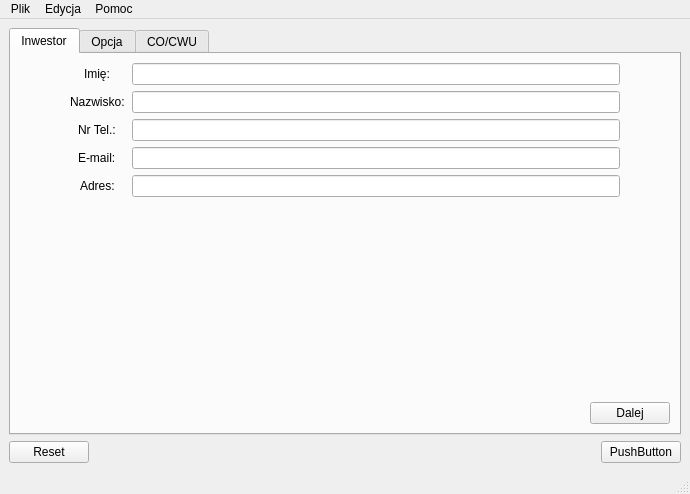
<?xml version="1.0" encoding="UTF-8"?>
<ui version="4.0">
 <class>MainWindow</class>
 <widget class="QMainWindow" name="MainWindow">
  <property name="geometry">
   <rect>
    <x>0</x>
    <y>0</y>
    <width>690</width>
    <height>494</height>
   </rect>
  </property>
  <property name="sizePolicy">
   <sizepolicy hsizetype="Preferred" vsizetype="Preferred">
    <horstretch>0</horstretch>
    <verstretch>0</verstretch>
   </sizepolicy>
  </property>
  <property name="windowTitle">
   <string>MainWindow</string>
  </property>
  <widget class="QWidget" name="centralwidget">
   <layout class="QVBoxLayout" name="verticalLayout">
    <item>
     <widget class="QTabWidget" name="tabWidget">
      <property name="enabled">
       <bool>true</bool>
      </property>
      <property name="cursor">
       <cursorShape>PointingHandCursor</cursorShape>
      </property>
      <property name="tabShape">
       <enum>QTabWidget::Rounded</enum>
      </property>
      <property name="currentIndex">
       <number>0</number>
      </property>
      <property name="tabBarAutoHide">
       <bool>false</bool>
      </property>
      <widget class="QWidget" name="tab_1">
       <attribute name="title">
        <string>Inwestor</string>
       </attribute>
       <layout class="QVBoxLayout" name="verticalLayout_3">
        <item>
         <layout class="QVBoxLayout" name="verticalLayout_2">
          <property name="spacing">
           <number>6</number>
          </property>
          <item>
           <layout class="QFormLayout" name="formLayout">
            <property name="fieldGrowthPolicy">
             <enum>QFormLayout::ExpandingFieldsGrow</enum>
            </property>
            <property name="labelAlignment">
             <set>Qt::AlignCenter</set>
            </property>
            <property name="formAlignment">
             <set>Qt::AlignCenter</set>
            </property>
            <property name="horizontalSpacing">
             <number>7</number>
            </property>
            <property name="leftMargin">
             <number>50</number>
            </property>
            <property name="rightMargin">
             <number>50</number>
            </property>
            <item row="0" column="0">
             <widget class="QLabel" name="label">
              <property name="text">
               <string>Imię:</string>
              </property>
              <property name="buddy">
               <cstring>lineEdit</cstring>
              </property>
             </widget>
            </item>
            <item row="0" column="1">
             <widget class="QLineEdit" name="lineEdit"/>
            </item>
            <item row="1" column="0">
             <widget class="QLabel" name="label_2">
              <property name="text">
               <string>Nazwisko:</string>
              </property>
              <property name="buddy">
               <cstring>lineEdit_2</cstring>
              </property>
             </widget>
            </item>
            <item row="1" column="1">
             <widget class="QLineEdit" name="lineEdit_2"/>
            </item>
            <item row="2" column="0">
             <widget class="QLabel" name="label_5">
              <property name="text">
               <string>Nr Tel.:</string>
              </property>
              <property name="buddy">
               <cstring>lineEdit_3</cstring>
              </property>
             </widget>
            </item>
            <item row="2" column="1">
             <widget class="QLineEdit" name="lineEdit_3"/>
            </item>
            <item row="3" column="0">
             <widget class="QLabel" name="label_4">
              <property name="text">
               <string>E-mail:</string>
              </property>
              <property name="buddy">
               <cstring>lineEdit_4</cstring>
              </property>
             </widget>
            </item>
            <item row="3" column="1">
             <widget class="QLineEdit" name="lineEdit_4"/>
            </item>
            <item row="4" column="0">
             <widget class="QLabel" name="label_3">
              <property name="text">
               <string>Adres:</string>
              </property>
              <property name="buddy">
               <cstring>lineEdit_5</cstring>
              </property>
             </widget>
            </item>
            <item row="4" column="1">
             <widget class="QLineEdit" name="lineEdit_5"/>
            </item>
           </layout>
          </item>
         </layout>
        </item>
        <item>
         <spacer name="verticalSpacer_3">
          <property name="orientation">
           <enum>Qt::Vertical</enum>
          </property>
          <property name="sizeHint" stdset="0">
           <size>
            <width>20</width>
            <height>40</height>
           </size>
          </property>
         </spacer>
        </item>
        <item>
         <layout class="QHBoxLayout" name="horizontalLayout_12">
          <item>
           <spacer name="horizontalSpacer_3">
            <property name="orientation">
             <enum>Qt::Horizontal</enum>
            </property>
            <property name="sizeHint" stdset="0">
             <size>
              <width>40</width>
              <height>20</height>
             </size>
            </property>
           </spacer>
          </item>
          <item>
           <widget class="QPushButton" name="pushButton_4">
            <property name="cursor">
             <cursorShape>PointingHandCursor</cursorShape>
            </property>
            <property name="text">
             <string>Dalej</string>
            </property>
           </widget>
          </item>
         </layout>
        </item>
       </layout>
      </widget>
      <widget class="QWidget" name="tab_2">
       <attribute name="title">
        <string>Opcja</string>
       </attribute>
       <layout class="QVBoxLayout" name="verticalLayout_4">
        <item>
         <layout class="QFormLayout" name="formLayout_2">
          <property name="sizeConstraint">
           <enum>QLayout::SetDefaultConstraint</enum>
          </property>
          <property name="fieldGrowthPolicy">
           <enum>QFormLayout::ExpandingFieldsGrow</enum>
          </property>
          <property name="labelAlignment">
           <set>Qt::AlignLeading|Qt::AlignLeft|Qt::AlignVCenter</set>
          </property>
          <property name="formAlignment">
           <set>Qt::AlignBottom|Qt::AlignHCenter</set>
          </property>
          <property name="horizontalSpacing">
           <number>0</number>
          </property>
          <property name="verticalSpacing">
           <number>30</number>
          </property>
          <item row="0" column="0">
           <widget class="QLabel" name="label_8">
            <property name="text">
             <string>Zdjęcie l</string>
            </property>
           </widget>
          </item>
          <item row="0" column="1">
           <widget class="QLabel" name="label_9">
            <property name="text">
             <string>Zdjęcie</string>
            </property>
           </widget>
          </item>
          <item row="1" column="0">
           <widget class="QLabel" name="label_7">
            <property name="text">
             <string>Opis Nowy obiekt</string>
            </property>
           </widget>
          </item>
          <item row="1" column="1">
           <widget class="QLabel" name="label_6">
            <property name="text">
             <string>Opis Modernizacja</string>
            </property>
           </widget>
          </item>
          <item row="2" column="0">
           <widget class="QRadioButton" name="radioButton">
            <property name="layoutDirection">
             <enum>Qt::LeftToRight</enum>
            </property>
            <property name="text">
             <string>Nowy obiekt</string>
            </property>
           </widget>
          </item>
          <item row="2" column="1">
           <widget class="QRadioButton" name="radioButton_2">
            <property name="text">
             <string>Modernizacja</string>
            </property>
           </widget>
          </item>
         </layout>
        </item>
        <item>
         <spacer name="verticalSpacer">
          <property name="orientation">
           <enum>Qt::Vertical</enum>
          </property>
          <property name="sizeHint" stdset="0">
           <size>
            <width>20</width>
            <height>40</height>
           </size>
          </property>
         </spacer>
        </item>
        <item>
         <layout class="QHBoxLayout" name="horizontalLayout_2">
          <item>
           <widget class="QPushButton" name="pushButton_6">
            <property name="cursor">
             <cursorShape>PointingHandCursor</cursorShape>
            </property>
            <property name="text">
             <string>Wstecz</string>
            </property>
           </widget>
          </item>
          <item>
           <spacer name="horizontalSpacer_2">
            <property name="orientation">
             <enum>Qt::Horizontal</enum>
            </property>
            <property name="sizeHint" stdset="0">
             <size>
              <width>40</width>
              <height>20</height>
             </size>
            </property>
           </spacer>
          </item>
          <item>
           <widget class="QPushButton" name="pushButton_3">
            <property name="cursor">
             <cursorShape>PointingHandCursor</cursorShape>
            </property>
            <property name="text">
             <string>Dalej</string>
            </property>
           </widget>
          </item>
         </layout>
        </item>
       </layout>
      </widget>
      <widget class="QWidget" name="tab_3">
       <attribute name="title">
        <string>CO/CWU</string>
       </attribute>
       <layout class="QVBoxLayout" name="verticalLayout_5">
        <item>
         <layout class="QHBoxLayout" name="horizontalLayout_7">
          <item>
           <widget class="QLabel" name="label_11">
            <property name="text">
             <string>Typ budynku:</string>
            </property>
           </widget>
          </item>
          <item>
           <widget class="QRadioButton" name="radioButton_3">
            <property name="text">
             <string>Parterowy</string>
            </property>
           </widget>
          </item>
          <item>
           <widget class="QRadioButton" name="radioButton_4">
            <property name="text">
             <string>Piętrowy</string>
            </property>
           </widget>
          </item>
          <item>
           <widget class="QLabel" name="label_19">
            <property name="layoutDirection">
             <enum>Qt::LeftToRight</enum>
            </property>
            <property name="text">
             <string>Ilość pięter:</string>
            </property>
            <property name="alignment">
             <set>Qt::AlignRight|Qt::AlignTrailing|Qt::AlignVCenter</set>
            </property>
           </widget>
          </item>
          <item>
           <widget class="QSpinBox" name="spinBox"/>
          </item>
          <item>
           <widget class="QToolButton" name="toolButton">
            <property name="cursor">
             <cursorShape>WhatsThisCursor</cursorShape>
            </property>
            <property name="contextMenuPolicy">
             <enum>Qt::DefaultContextMenu</enum>
            </property>
            <property name="text">
             <string>?</string>
            </property>
           </widget>
          </item>
         </layout>
        </item>
        <item>
         <layout class="QHBoxLayout" name="horizontalLayout_6">
          <item>
           <widget class="QLabel" name="label_10">
            <property name="text">
             <string>Powierzchnia Użykowa:</string>
            </property>
           </widget>
          </item>
          <item>
           <widget class="QLineEdit" name="lineEdit_6">
            <property name="text">
             <string/>
            </property>
            <property name="placeholderText">
             <string>m2</string>
            </property>
           </widget>
          </item>
          <item>
           <widget class="QCheckBox" name="checkBox">
            <property name="text">
             <string>Garaż</string>
            </property>
           </widget>
          </item>
          <item>
           <widget class="QLineEdit" name="lineEdit_7">
            <property name="text">
             <string/>
            </property>
            <property name="placeholderText">
             <string>m2</string>
            </property>
           </widget>
          </item>
          <item>
           <widget class="QToolButton" name="toolButton_2">
            <property name="cursor">
             <cursorShape>WhatsThisCursor</cursorShape>
            </property>
            <property name="text">
             <string>?</string>
            </property>
           </widget>
          </item>
         </layout>
        </item>
        <item>
         <layout class="QHBoxLayout" name="horizontalLayout_5">
          <item>
           <widget class="QLabel" name="label_12">
            <property name="text">
             <string>Typ ogrzewania:</string>
            </property>
           </widget>
          </item>
          <item>
           <widget class="QComboBox" name="comboBox">
            <item>
             <property name="text">
              <string>Wybierz</string>
             </property>
            </item>
            <item>
             <property name="text">
              <string>Ogrzewanie podłogowe</string>
             </property>
            </item>
            <item>
             <property name="text">
              <string>Grzejniki</string>
             </property>
            </item>
            <item>
             <property name="text">
              <string>Ogrzewanie podłogowe + grzejniki</string>
             </property>
            </item>
           </widget>
          </item>
          <item>
           <widget class="QToolButton" name="toolButton_3">
            <property name="cursor">
             <cursorShape>WhatsThisCursor</cursorShape>
            </property>
            <property name="text">
             <string>?</string>
            </property>
           </widget>
          </item>
         </layout>
        </item>
        <item>
         <layout class="QHBoxLayout" name="horizontalLayout_4">
          <item>
           <widget class="QLabel" name="label_13">
            <property name="text">
             <string>Powierchni ogrzewania podłogowego:</string>
            </property>
           </widget>
          </item>
          <item>
           <widget class="QLineEdit" name="lineEdit_9">
            <property name="placeholderText">
             <string>m2</string>
            </property>
           </widget>
          </item>
          <item>
           <widget class="QToolButton" name="toolButton_4">
            <property name="cursor">
             <cursorShape>WhatsThisCursor</cursorShape>
            </property>
            <property name="text">
             <string>?</string>
            </property>
           </widget>
          </item>
         </layout>
        </item>
        <item>
         <layout class="QHBoxLayout" name="horizontalLayout_3">
          <item>
           <widget class="QLabel" name="label_14">
            <property name="text">
             <string>Powierzchnia ogrzewana grzejnikami: </string>
            </property>
           </widget>
          </item>
          <item>
           <widget class="QLineEdit" name="lineEdit_8">
            <property name="placeholderText">
             <string>m2</string>
            </property>
           </widget>
          </item>
          <item>
           <widget class="QLabel" name="label_18">
            <property name="text">
             <string>Grzejniki elektryczne:</string>
            </property>
           </widget>
          </item>
          <item>
           <widget class="QRadioButton" name="radioButton_5">
            <property name="text">
             <string>Tak</string>
            </property>
           </widget>
          </item>
          <item>
           <widget class="QRadioButton" name="radioButton_6">
            <property name="text">
             <string>Nie</string>
            </property>
           </widget>
          </item>
          <item>
           <widget class="QToolButton" name="toolButton_5">
            <property name="cursor">
             <cursorShape>WhatsThisCursor</cursorShape>
            </property>
            <property name="text">
             <string>?</string>
            </property>
           </widget>
          </item>
         </layout>
        </item>
        <item>
         <widget class="Line" name="line">
          <property name="orientation">
           <enum>Qt::Horizontal</enum>
          </property>
         </widget>
        </item>
        <item>
         <layout class="QHBoxLayout" name="horizontalLayout_8">
          <item>
           <widget class="QLabel" name="label_15">
            <property name="text">
             <string>Ilość mieszkańców:</string>
            </property>
           </widget>
          </item>
          <item>
           <widget class="QSpinBox" name="spinBox_4"/>
          </item>
          <item>
           <widget class="QToolButton" name="toolButton_6">
            <property name="cursor">
             <cursorShape>WhatsThisCursor</cursorShape>
            </property>
            <property name="text">
             <string>?</string>
            </property>
           </widget>
          </item>
         </layout>
        </item>
        <item>
         <layout class="QHBoxLayout" name="horizontalLayout_9">
          <item>
           <widget class="QLabel" name="label_16">
            <property name="text">
             <string>Ilość ujęć ciepłej+ zimnej wody:</string>
            </property>
           </widget>
          </item>
          <item>
           <widget class="QSpinBox" name="spinBox_2"/>
          </item>
          <item>
           <widget class="QToolButton" name="toolButton_7">
            <property name="cursor">
             <cursorShape>WhatsThisCursor</cursorShape>
            </property>
            <property name="text">
             <string>?</string>
            </property>
           </widget>
          </item>
         </layout>
        </item>
        <item>
         <layout class="QHBoxLayout" name="horizontalLayout_10">
          <item>
           <widget class="QLabel" name="label_17">
            <property name="text">
             <string>Ilość ujęć zimnej wody:</string>
            </property>
           </widget>
          </item>
          <item>
           <widget class="QSpinBox" name="spinBox_3"/>
          </item>
          <item>
           <widget class="QToolButton" name="toolButton_8">
            <property name="cursor">
             <cursorShape>WhatsThisCursor</cursorShape>
            </property>
            <property name="text">
             <string>?</string>
            </property>
           </widget>
          </item>
         </layout>
        </item>
        <item>
         <layout class="QHBoxLayout" name="horizontalLayout_13">
          <item>
           <widget class="QCheckBox" name="checkBox_2">
            <property name="text">
             <string>Wycena kanalizacji</string>
            </property>
           </widget>
          </item>
          <item>
           <widget class="QToolButton" name="toolButton_9">
            <property name="cursor">
             <cursorShape>WhatsThisCursor</cursorShape>
            </property>
            <property name="text">
             <string>?</string>
            </property>
           </widget>
          </item>
         </layout>
        </item>
        <item>
         <spacer name="verticalSpacer_2">
          <property name="orientation">
           <enum>Qt::Vertical</enum>
          </property>
          <property name="sizeHint" stdset="0">
           <size>
            <width>20</width>
            <height>40</height>
           </size>
          </property>
         </spacer>
        </item>
        <item>
         <layout class="QHBoxLayout" name="horizontalLayout_11">
          <item>
           <widget class="QPushButton" name="pushButton_7">
            <property name="cursor">
             <cursorShape>PointingHandCursor</cursorShape>
            </property>
            <property name="text">
             <string>Wstecz</string>
            </property>
           </widget>
          </item>
          <item>
           <spacer name="horizontalSpacer_4">
            <property name="orientation">
             <enum>Qt::Horizontal</enum>
            </property>
            <property name="sizeHint" stdset="0">
             <size>
              <width>40</width>
              <height>20</height>
             </size>
            </property>
           </spacer>
          </item>
          <item>
           <widget class="QPushButton" name="pushButton_5">
            <property name="cursor">
             <cursorShape>PointingHandCursor</cursorShape>
            </property>
            <property name="text">
             <string>Dalej</string>
            </property>
           </widget>
          </item>
         </layout>
        </item>
       </layout>
      </widget>
     </widget>
    </item>
    <item>
     <layout class="QHBoxLayout" name="horizontalLayout">
      <item>
       <widget class="QPushButton" name="resertbutton">
        <property name="cursor">
         <cursorShape>PointingHandCursor</cursorShape>
        </property>
        <property name="text">
         <string>Reset</string>
        </property>
       </widget>
      </item>
      <item>
       <spacer name="horizontalSpacer">
        <property name="orientation">
         <enum>Qt::Horizontal</enum>
        </property>
        <property name="sizeHint" stdset="0">
         <size>
          <width>40</width>
          <height>20</height>
         </size>
        </property>
       </spacer>
      </item>
      <item>
       <widget class="QPushButton" name="pushButton_2">
        <property name="cursor">
         <cursorShape>PointingHandCursor</cursorShape>
        </property>
        <property name="text">
         <string>PushButton</string>
        </property>
       </widget>
      </item>
     </layout>
    </item>
   </layout>
  </widget>
  <widget class="QMenuBar" name="menubar">
   <property name="geometry">
    <rect>
     <x>0</x>
     <y>0</y>
     <width>690</width>
     <height>20</height>
    </rect>
   </property>
   <widget class="QMenu" name="menuPlik">
    <property name="title">
     <string>Plik</string>
    </property>
    <addaction name="actionNowy"/>
    <addaction name="actionOtw_rz"/>
    <addaction name="actionZapisz"/>
    <addaction name="actionZapisz_jako"/>
    <addaction name="separator"/>
    <addaction name="actionZako_cz"/>
   </widget>
   <widget class="QMenu" name="menuEdycja">
    <property name="title">
     <string>Edycja</string>
    </property>
    <addaction name="actionWstecz"/>
    <addaction name="actionNaprz_d"/>
    <addaction name="actionKopiuj"/>
    <addaction name="actionWytnij"/>
    <addaction name="actionWklej"/>
   </widget>
   <widget class="QMenu" name="menuPomoc">
    <property name="title">
     <string>Pomoc</string>
    </property>
    <widget class="QMenu" name="menuInfo">
     <property name="title">
      <string>Info</string>
     </property>
     <addaction name="actionO_programie"/>
     <addaction name="actionO_tw_rcy"/>
    </widget>
    <addaction name="menuInfo"/>
    <addaction name="actionInstrukcja"/>
   </widget>
   <addaction name="menuPlik"/>
   <addaction name="menuEdycja"/>
   <addaction name="menuPomoc"/>
  </widget>
  <widget class="QStatusBar" name="statusbar"/>
  <action name="actionNowy">
   <property name="icon">
    <iconset resource="Resource.qrc">
     <normaloff>:/rec/img/iconfinder_new-document-empty-file-sheet_2931173.png</normaloff>:/rec/img/iconfinder_new-document-empty-file-sheet_2931173.png</iconset>
   </property>
   <property name="text">
    <string>Nowy</string>
   </property>
  </action>
  <action name="actionOtw_rz">
   <property name="icon">
    <iconset resource="Resource.qrc">
     <normaloff>:/rec/img/iconfinder_document-text-file-sheet-doc_2931167.png</normaloff>:/rec/img/iconfinder_document-text-file-sheet-doc_2931167.png</iconset>
   </property>
   <property name="text">
    <string>Otwórz</string>
   </property>
  </action>
  <action name="actionZapisz">
   <property name="icon">
    <iconset resource="Resource.qrc">
     <normaloff>:/rec/img/iconfinder_save-guardar-diskette_2931176.png</normaloff>:/rec/img/iconfinder_save-guardar-diskette_2931176.png</iconset>
   </property>
   <property name="text">
    <string>Zapisz</string>
   </property>
  </action>
  <action name="actionZapisz_jako">
   <property name="icon">
    <iconset resource="Resource.qrc">
     <normaloff>:/rec/img/iconfinder_save-guardar-diskette_2931176.png</normaloff>:/rec/img/iconfinder_save-guardar-diskette_2931176.png</iconset>
   </property>
   <property name="text">
    <string>Zapisz jako</string>
   </property>
  </action>
  <action name="actionWstecz">
   <property name="icon">
    <iconset resource="Resource.qrc">
     <normaloff>:/rec/img/iconfinder_undo-back-arrow_2931166 (1).png</normaloff>:/rec/img/iconfinder_undo-back-arrow_2931166 (1).png</iconset>
   </property>
   <property name="text">
    <string>Wstecz</string>
   </property>
  </action>
  <action name="actionNaprz_d">
   <property name="icon">
    <iconset resource="Resource.qrc">
     <normaloff>:/rec/img/iconfinder_redo-forward-arrow_2931165.png</normaloff>:/rec/img/iconfinder_redo-forward-arrow_2931165.png</iconset>
   </property>
   <property name="text">
    <string>Naprzód</string>
   </property>
  </action>
  <action name="actionInstrukcja">
   <property name="icon">
    <iconset resource="Resource.qrc">
     <normaloff>:/rec/img/iconfinder_help-support-question-faq_2931179.png</normaloff>:/rec/img/iconfinder_help-support-question-faq_2931179.png</iconset>
   </property>
   <property name="text">
    <string>Instrukcja</string>
   </property>
  </action>
  <action name="actionO_programie">
   <property name="icon">
    <iconset resource="Resource.qrc">
     <normaloff>:/rec/img/iconfinder_user-account-profile-human-avatar-face-head-_2931147.png</normaloff>:/rec/img/iconfinder_user-account-profile-human-avatar-face-head-_2931147.png</iconset>
   </property>
   <property name="text">
    <string>O programie</string>
   </property>
  </action>
  <action name="actionO_tw_rcy">
   <property name="icon">
    <iconset resource="Resource.qrc">
     <normaloff>:/rec/img/iconfinder_user-account-profile-human-avatar-face-head-_2931147.png</normaloff>:/rec/img/iconfinder_user-account-profile-human-avatar-face-head-_2931147.png</iconset>
   </property>
   <property name="text">
    <string>O twórcy</string>
   </property>
  </action>
  <action name="actionZako_cz">
   <property name="icon">
    <iconset resource="Resource.qrc">
     <normaloff>:/rec/img/iconfinder_exit-enter-leave-door-in_2931189.png</normaloff>:/rec/img/iconfinder_exit-enter-leave-door-in_2931189.png</iconset>
   </property>
   <property name="text">
    <string>Zakończ</string>
   </property>
  </action>
  <action name="actionKopiuj">
   <property name="icon">
    <iconset resource="Resource.qrc">
     <normaloff>:/rec/img/iconfinder_copy-duplicate-multiply-clone_2931153.png</normaloff>:/rec/img/iconfinder_copy-duplicate-multiply-clone_2931153.png</iconset>
   </property>
   <property name="text">
    <string>Kopiuj</string>
   </property>
   <property name="shortcut">
    <string>Ctrl+C</string>
   </property>
  </action>
  <action name="actionWytnij">
   <property name="icon">
    <iconset resource="Resource.qrc">
     <normaloff>:/rec/img/iconfinder_cut-scissor-clippers-shear_2931169.png</normaloff>:/rec/img/iconfinder_cut-scissor-clippers-shear_2931169.png</iconset>
   </property>
   <property name="text">
    <string>Wytnij</string>
   </property>
   <property name="shortcut">
    <string>Ctrl+X</string>
   </property>
  </action>
  <action name="actionWklej">
   <property name="icon">
    <iconset resource="Resource.qrc">
     <normaloff>:/rec/img/iconfinder_paste-clipboard-copy_2931174.png</normaloff>:/rec/img/iconfinder_paste-clipboard-copy_2931174.png</iconset>
   </property>
   <property name="text">
    <string>Wklej</string>
   </property>
   <property name="shortcut">
    <string>Ctrl+V</string>
   </property>
  </action>
 </widget>
 <resources>
  <include location="Resource.qrc"/>
 </resources>
 <connections/>
</ui>
